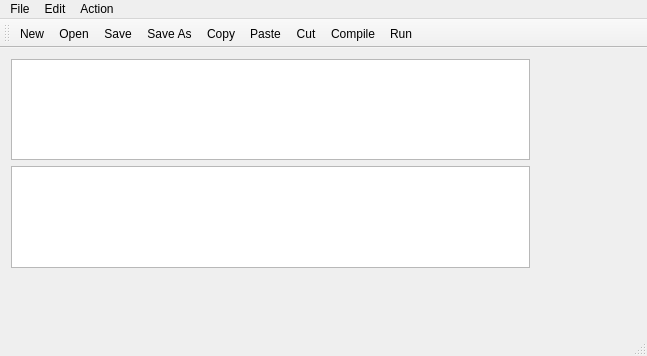
<?xml version="1.0" encoding="UTF-8"?>
<ui version="4.0">
 <class>MainWindow</class>
 <widget class="QMainWindow" name="MainWindow">
  <property name="geometry">
   <rect>
    <x>0</x>
    <y>0</y>
    <width>647</width>
    <height>356</height>
   </rect>
  </property>
  <property name="maximumSize">
   <size>
    <width>16777215</width>
    <height>16777215</height>
   </size>
  </property>
  <property name="windowTitle">
   <string>MainWindow</string>
  </property>
  <widget class="QWidget" name="centralWidget">
   <widget class="QWidget" name="verticalLayoutWidget">
    <property name="geometry">
     <rect>
      <x>0</x>
      <y>0</y>
      <width>541</width>
      <height>231</height>
     </rect>
    </property>
    <layout class="QVBoxLayout" name="verticalLayout">
     <item>
      <widget class="QTextEdit" name="textEdit"/>
     </item>
     <item>
      <widget class="QPlainTextEdit" name="plainTextEdit">
       <property name="sizePolicy">
        <sizepolicy hsizetype="Expanding" vsizetype="Maximum">
         <horstretch>0</horstretch>
         <verstretch>0</verstretch>
        </sizepolicy>
       </property>
       <property name="maximumSize">
        <size>
         <width>16776000</width>
         <height>15000000</height>
        </size>
       </property>
       <property name="cursor" stdset="0">
        <cursorShape>ArrowCursor</cursorShape>
       </property>
       <property name="cursorWidth">
        <number>1</number>
       </property>
      </widget>
     </item>
    </layout>
   </widget>
  </widget>
  <widget class="QMenuBar" name="menuBar">
   <property name="geometry">
    <rect>
     <x>0</x>
     <y>0</y>
     <width>647</width>
     <height>22</height>
    </rect>
   </property>
   <widget class="QMenu" name="menuFile">
    <property name="title">
     <string>File</string>
    </property>
    <addaction name="actionNew"/>
    <addaction name="actionOpen"/>
    <addaction name="actionSave"/>
    <addaction name="actionSaveAs"/>
    <addaction name="actionExit"/>
   </widget>
   <widget class="QMenu" name="menuEdit">
    <property name="title">
     <string>Edit</string>
    </property>
    <addaction name="actionCopy"/>
    <addaction name="actionPaste"/>
    <addaction name="actionCut"/>
   </widget>
   <widget class="QMenu" name="menuAction">
    <property name="title">
     <string>Action</string>
    </property>
    <addaction name="separator"/>
    <addaction name="actionCompile"/>
    <addaction name="actionRun"/>
   </widget>
   <addaction name="menuFile"/>
   <addaction name="menuEdit"/>
   <addaction name="menuAction"/>
  </widget>
  <widget class="QToolBar" name="mainToolBar">
   <attribute name="toolBarArea">
    <enum>TopToolBarArea</enum>
   </attribute>
   <attribute name="toolBarBreak">
    <bool>false</bool>
   </attribute>
   <addaction name="actionNew"/>
   <addaction name="actionOpen"/>
   <addaction name="actionSave"/>
   <addaction name="actionSaveAs"/>
   <addaction name="actionCopy"/>
   <addaction name="actionPaste"/>
   <addaction name="actionCut"/>
   <addaction name="actionCompile"/>
   <addaction name="actionRun"/>
  </widget>
  <widget class="QStatusBar" name="statusBar"/>
  <action name="actionNew">
   <property name="icon">
    <iconset>
     <normaloff>:/img/file.png</normaloff>
     <normalon>:/imgs/file.png</normalon>:/img/file.png</iconset>
   </property>
   <property name="text">
    <string>New</string>
   </property>
  </action>
  <action name="actionOpen">
   <property name="icon">
    <iconset resource="resources.qrc">
     <normaloff>:/imgs/open-archive.png</normaloff>
     <normalon>:/img/open-archive.png</normalon>:/imgs/open-archive.png</iconset>
   </property>
   <property name="text">
    <string>Open</string>
   </property>
  </action>
  <action name="actionSave">
   <property name="icon">
    <iconset resource="resources.qrc">
     <normaloff>:/imgs/floppy-disk.png</normaloff>:/imgs/floppy-disk.png</iconset>
   </property>
   <property name="text">
    <string>Save</string>
   </property>
  </action>
  <action name="actionSaveAs">
   <property name="icon">
    <iconset>
     <normalon>:/imgs/save-as.png</normalon>
    </iconset>
   </property>
   <property name="text">
    <string>Save As</string>
   </property>
  </action>
  <action name="actionCopy">
   <property name="icon">
    <iconset resource="resources.qrc">
     <normaloff>:/imgs/copy.png</normaloff>:/imgs/copy.png</iconset>
   </property>
   <property name="text">
    <string>Copy</string>
   </property>
  </action>
  <action name="actionPaste">
   <property name="icon">
    <iconset resource="resources.qrc">
     <normaloff>:/imgs/clipboard.png</normaloff>:/imgs/clipboard.png</iconset>
   </property>
   <property name="text">
    <string>Paste</string>
   </property>
  </action>
  <action name="actionCut">
   <property name="icon">
    <iconset resource="resources.qrc">
     <normaloff>:/imgs/cut.png</normaloff>:/imgs/cut.png</iconset>
   </property>
   <property name="text">
    <string>Cut</string>
   </property>
  </action>
  <action name="actionCompile">
   <property name="icon">
    <iconset resource="resources.qrc">
     <normaloff>:/imgs/stack.png</normaloff>:/imgs/stack.png</iconset>
   </property>
   <property name="text">
    <string>Compile</string>
   </property>
  </action>
  <action name="actionRun">
   <property name="icon">
    <iconset resource="resources.qrc">
     <normaloff>:/imgs/running.png</normaloff>:/imgs/running.png</iconset>
   </property>
   <property name="text">
    <string>Run</string>
   </property>
  </action>
  <action name="actionExit">
   <property name="icon">
    <iconset resource="resources.qrc">
     <normaloff>:/imgs/close.png</normaloff>:/imgs/close.png</iconset>
   </property>
   <property name="text">
    <string>Exit</string>
   </property>
  </action>
  <action name="actionRun_2">
   <property name="text">
    <string>Run</string>
   </property>
  </action>
 </widget>
 <layoutdefault spacing="6" margin="11"/>
 <resources>
  <include location="resources.qrc"/>
 </resources>
 <connections/>
</ui>
